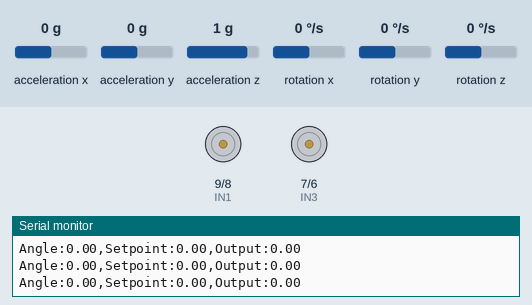
A program run on a simulated Arduino Uno, built with avr-gcc and run on an emulated ATmega328P. Parts: motor-driver pin pairs drawn as motors (green arrow = first pin HIGH = forward, orange = second pin HIGH = backward, longer = more drive, scaled by the enable pin), the last lines printed to the serial monitor. Wiring (inferred from the names in the program): MPU-6050 motion sensor at I2C address 0x68. Inputs (shaded band) come from the test bench; at power-on: rotation x 0 °/s, acceleration y 0 g, acceleration x 0 g, acceleration z 1 g, rotation y 0 °/s, rotation z 0 °/s.

Above: at 5.5 s.
5.6 s: rotation x set to -192 °/s
8.6 s: acceleration y set to 1.4 g
At 9.3 s:
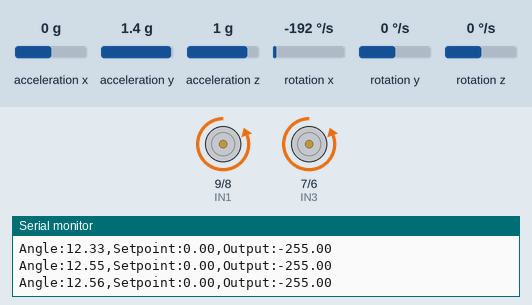
10.4 s: acceleration y set to -1.4 g
At 10.49 s:
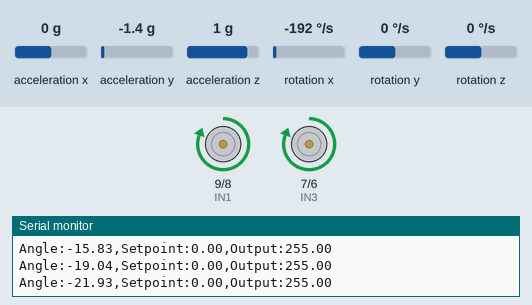
Timing chart, 0 to 13.4 s (numbered marks = the images above; inputs shaded):
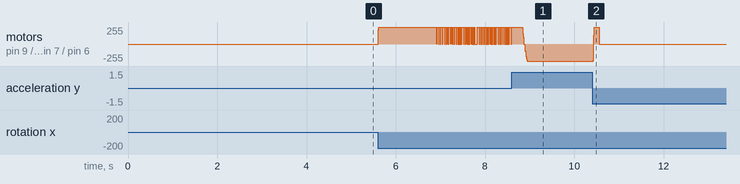

Measured:
- after the input at 10.4 s, motor on pin 9 (IN1) / pin 8 (IN2), motor on pin 7 (IN3) / pin 6 (IN4): backward 255/255 → forward 255/255 at once, → stopped 0.13 s later

The program:

main.cpp
```cpp
// ============================================================
//  Self-Balancing Bot — PlatformIO (main.cpp)
//  Hardware : Arduino Uno + MPU6050 + L298N
//
//  Pin Map:
//    MPU6050  VCC → 3.3V | GND → GND | SCL → SCL | SDA → SDA
//    L298N    ENA → 10   | IN1 → 9   | IN2 → 8
//             IN3 → 7   | IN4 → 6   | ENB → 5
//             5V  → Vin | GND → GND
//
//  Tuning Order:
//    1. Hold bot UPRIGHT & STILL → upload → calibration + auto-setpoint runs
//    2. Check Serial Monitor: "Auto-setpoint set to: X.XX"
//    3. Find MIN_PWM: set Kp=255, Ki=0, Kd=0 → find lowest PWM
//       that moves wheels on ground → set as MIN_PWM
//    4. Kp: start at 5, increase until bot oscillates
//    5. Kd: increase until oscillations damp
//    6. Ki: add last, start at 0.5, only if steady lean persists
//
//  NOTE: Hold bot STRAIGHT AND STILL during first ~3 seconds
//        of every boot (calibration + angle averaging period)
// ============================================================

#include <Arduino.h>
#include <Wire.h>

// ─── MPU6050 ──────────────────────────────────────────────────
#define MPU_ADDR 0x68

// ─── L298N Motor Pins ─────────────────────────────────────────
#define ENA 10
#define IN1  9
#define IN2  8
#define IN3  7
#define IN4  6
#define ENB  5

// ─── PID Constants — TUNE THESE ───────────────────────────────
double Kp = 70.0;
double Ki = 0.0;
double Kd = 0.0;

// ─── SETPOINT: DO NOT HARDCODE THIS ANYMORE ───────────────────
// This is now automatically determined at boot by averaging
// 300 accelerometer samples while the bot is held upright.
// Just hold the bot straight during calibration and it sets itself.
double SETPOINT = 0.0;   // gets overwritten in setup()

// ─── Motor Config ─────────────────────────────────────────────
const int MIN_PWM = 60;
const int MAX_PWM = 255;

// Bot has fallen if angle deviates beyond this from setpoint
const double FALL_ANGLE = 40.0;

// ─── Filter Config ────────────────────────────────────────────
// 0.96 = 96% gyro, 4% accel. Reduces drift vs 0.98.
// Do NOT go below 0.95 — motor vibration corrupts accel.
const double ALPHA = 0.96;

// Gyro values below this (°/s) are noise → treated as zero
const double GYRO_DEADBAND = 0.5;

// ─── Calibration Config ───────────────────────────────────────
const int GYRO_CALIB_SAMPLES = 500;  // ~1.5 seconds
const int ACC_AVG_SAMPLES    = 300;  // ~0.9 seconds

// ─── Runtime State ────────────────────────────────────────────
double currentAngle = 0.0;
double errSum       = 0.0;
double lastErr      = 0.0;
float  gyroX_offset = 0.0;
unsigned long lastTime = 0;

int16_t accX, accY, accZ;
int16_t gyroX, gyroY, gyroZ;


// ═════════════════════════════════════════════════════════════
void initMPU6050() {
  Wire.beginTransmission(MPU_ADDR);
  Wire.write(0x6B); Wire.write(0x00);   // Wake up
  Wire.endTransmission(true);

  Wire.beginTransmission(MPU_ADDR);
  Wire.write(0x1B); Wire.write(0x00);   // Gyro ±250°/s
  Wire.endTransmission(true);

  Wire.beginTransmission(MPU_ADDR);
  Wire.write(0x1C); Wire.write(0x00);   // Accel ±2g
  Wire.endTransmission(true);

  Wire.beginTransmission(MPU_ADDR);
  Wire.write(0x1A); Wire.write(0x03);   // DLPF ~44Hz
  Wire.endTransmission(true);
}


// ═════════════════════════════════════════════════════════════
void readMPU6050() {
  Wire.beginTransmission(MPU_ADDR);
  Wire.write(0x3B);
  Wire.endTransmission(false);
  Wire.requestFrom(MPU_ADDR, 14, true);

  accX  = (Wire.read() << 8) | Wire.read();
  accY  = (Wire.read() << 8) | Wire.read();
  accZ  = (Wire.read() << 8) | Wire.read();
  Wire.read(); Wire.read();   // Skip temperature
  gyroX = (Wire.read() << 8) | Wire.read();
  gyroY = (Wire.read() << 8) | Wire.read();
  gyroZ = (Wire.read() << 8) | Wire.read();
}


// ═════════════════════════════════════════════════════════════
//  GYRO CALIBRATION — keep bot STILL
// ═════════════════════════════════════════════════════════════
void calibrateGyro() {
  Serial.println(">> [1/2] Gyro calibration... keep STILL");
  long sum = 0;
  for (int i = 0; i < GYRO_CALIB_SAMPLES; i++) {
    readMPU6050();
    sum += gyroX;
    delay(3);
  }
  gyroX_offset = (float)sum / GYRO_CALIB_SAMPLES;
  Serial.print(">>  Gyro offset: ");
  Serial.println(gyroX_offset, 4);
}


// ═════════════════════════════════════════════════════════════
//  ACCELEROMETER ANGLE AVERAGING — THE KEY FIX
//
//  OLD: currentAngle = atan2(accY, accZ) from ONE sample → noisy
//  NEW: Average 300 samples → stable, consistent starting angle
//
//  Also auto-sets SETPOINT = averaged boot angle.
//  No more manually chasing a hardcoded number every boot.
// ═════════════════════════════════════════════════════════════
void calibrateStartAngle() {
  Serial.println(">> [2/2] Averaging start angle... keep STILL & UPRIGHT");
  double angleSum = 0.0;

  for (int i = 0; i < ACC_AVG_SAMPLES; i++) {
    readMPU6050();
    // If upright reads ~±90°, swap accY → accX in this line AND in loop()
    angleSum += atan2((double)accY, (double)accZ) * 180.0 / PI;
    delay(3);
  }

  currentAngle = angleSum / ACC_AVG_SAMPLES;
  SETPOINT     = currentAngle;   // auto-set, no manual tuning needed

  Serial.print(">>  Start angle:   "); Serial.println(currentAngle, 4);
  Serial.print(">>  Auto-setpoint: "); Serial.println(SETPOINT, 4);
  Serial.println(">> Calibration complete.");
}


// ═════════════════════════════════════════════════════════════
//  PID — Anti-windup clamped in output-space
// ═════════════════════════════════════════════════════════════
double computePID(double angle, double dt) {
  double error = SETPOINT - angle;

  if (Ki > 0.0) {
    errSum += error * dt;
    errSum  = constrain(errSum, -MAX_PWM / Ki, MAX_PWM / Ki);
  }

  double dErr = (error - lastErr) / dt;
  lastErr = error;

  double output = (Kp * error) + (Ki * errSum) + (Kd * dErr);
  return constrain(output, -MAX_PWM, MAX_PWM);
}


// ═════════════════════════════════════════════════════════════
//  MOTOR DRIVER
// ═════════════════════════════════════════════════════════════
void driveMotors(double output) {
  if (abs(currentAngle - SETPOINT) > FALL_ANGLE) {
    digitalWrite(IN1, LOW); digitalWrite(IN2, LOW);
    digitalWrite(IN3, LOW); digitalWrite(IN4, LOW);
    analogWrite(ENA, 0);    analogWrite(ENB, 0);
    return;
  }

  int spd = (int)abs(output);

  if (spd < MIN_PWM) {
    digitalWrite(IN1, LOW); digitalWrite(IN2, LOW);
    digitalWrite(IN3, LOW); digitalWrite(IN4, LOW);
    analogWrite(ENA, 0);    analogWrite(ENB, 0);
    return;
  }

  if (output > 0) {
    digitalWrite(IN1, HIGH); digitalWrite(IN2, LOW);
    digitalWrite(IN3, HIGH); digitalWrite(IN4, LOW);
  } else {
    digitalWrite(IN1, LOW);  digitalWrite(IN2, HIGH);
    digitalWrite(IN3, LOW);  digitalWrite(IN4, HIGH);
  }

  analogWrite(ENA, spd);
  analogWrite(ENB, spd);
}


// ═════════════════════════════════════════════════════════════
//  SETUP
// ═════════════════════════════════════════════════════════════
void setup() {
  // MUST be 115200 — at 9600 baud, Serial.print() alone takes
  // longer than the 5ms loop delay, corrupting dt calculations.
  Serial.begin(115200);
  Wire.begin();

  pinMode(ENA, OUTPUT); pinMode(ENB, OUTPUT);
  pinMode(IN1, OUTPUT); pinMode(IN2, OUTPUT);
  pinMode(IN3, OUTPUT); pinMode(IN4, OUTPUT);
  analogWrite(ENA, 0);  analogWrite(ENB, 0);

  initMPU6050();
  delay(500);

  calibrateGyro();        // Step 1: gyro bias (~1.5s)
  calibrateStartAngle();  // Step 2: stable angle + auto-setpoint (~0.9s)

  lastTime = millis();

  Serial.println("==============================================");
  Serial.print  ("  SETPOINT auto-set to: ");
  Serial.println(SETPOINT, 2);
  Serial.println("  Bot ready. Open Serial Plotter to monitor.");
  Serial.println("==============================================");
}


// ═════════════════════════════════════════════════════════════
//  LOOP — ~200Hz
// ═════════════════════════════════════════════════════════════
void loop() {
  unsigned long now = millis();
  double dt = (now - lastTime) / 1000.0;
  lastTime = now;

  if (dt <= 0.0 || dt > 0.1) return;

  readMPU6050();

  // If upright reads ~±90°, swap accY → accX in BOTH lines below
  double accAngle = atan2((double)accY, (double)accZ) * 180.0 / PI;
  double gyroRate = (double)(gyroX - gyroX_offset) / 131.0;

  if (abs(gyroRate) < GYRO_DEADBAND) gyroRate = 0.0;

  currentAngle = ALPHA * (currentAngle + gyroRate * dt)
               + (1.0 - ALPHA) * accAngle;

  double output = computePID(currentAngle, dt);
  driveMotors(output);

  // Serial Plotter compatible — Tools → Serial Plotter
  Serial.print("Angle:");     Serial.print(currentAngle, 2);
  Serial.print(",Setpoint:"); Serial.print(SETPOINT, 2);
  Serial.print(",Output:");   Serial.println(output, 2);

  delay(5);
}
```
